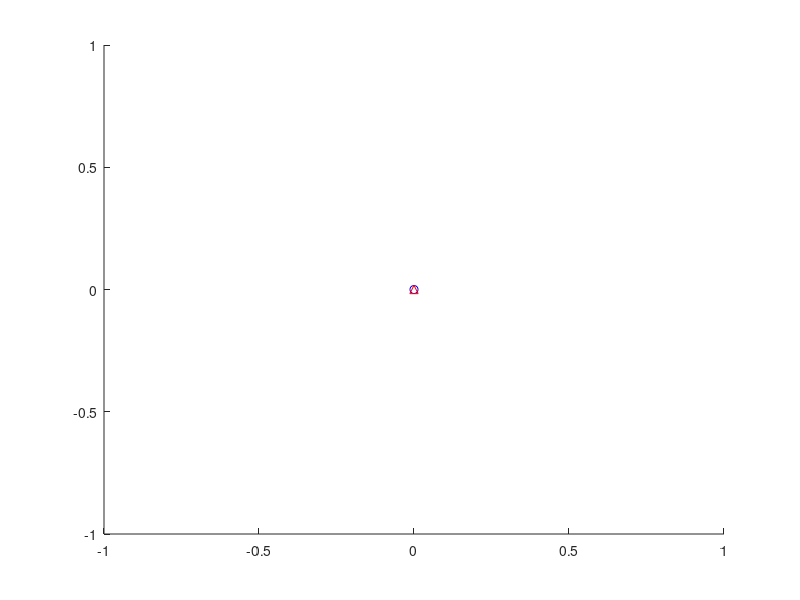

This chart was generated by the following MATLAB code: (Note: this script raises an error after producing the figure.)
figure_main = figure('Name','Survivability','OuterPosition',[10 195 600 350]);
hold on;
timeA = 0;
plot(0,0,'o','Color','blue','DisplayName',"Pod");
plot(0,0,'^','Color','red','DisplayName',"Contents");
for iit = 1:i_max
    if isempty(b{iit}) == 0
        timeA = timeA + b{iit}.t_f_i;
    end
    for jit = 1:j_max
        if isempty(s{iit,jit}) == 0
            timeA = timeA + T;
            plot(timeA,s{iit,jit}.S_pod_ij,'o','Color','blue','HandleVisibility','off');
            plot(timeA,s{iit,jit}.S_contents_ij,'^','Color','red','HandleVisibility','off');
        end
    end
end

grid minor;
xlim([0, double(timeA+T)]);
xlabel('Time elapsed (s)');
ylabel('Survivability Metric');
legend;
hold off;